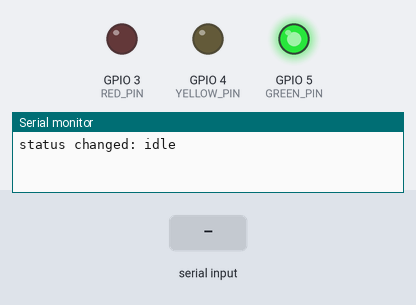
Bench run of a sketch on a simulated ESP32. Shown: output pins drawn as LEDs (lit = HIGH), the last lines printed to the serial monitor. The inputs (shaded band) are chosen by the test bench.

Above: at 1.2 s.
1.3 s: "attention\n" received over the second serial link
At 2.8 s:
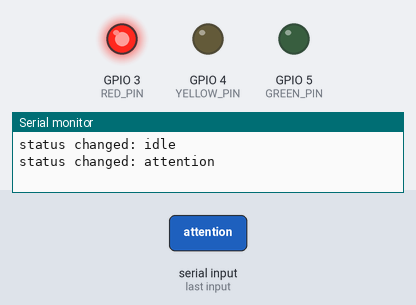
4.3 s: "busy\n" received over the second serial link
At 5.5 s:
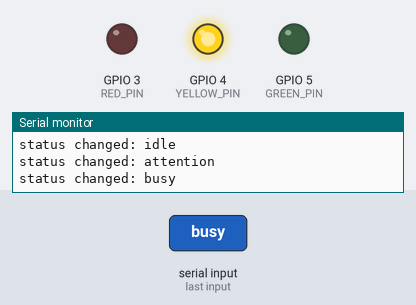
5.8 s: "idle\n" received over the second serial link
At 6.6 s:
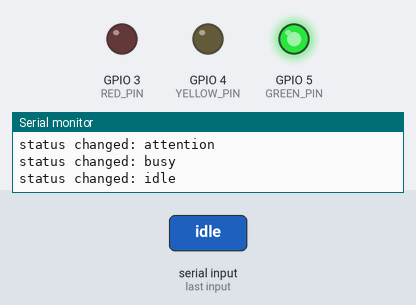
7.3 s: "thinking\n" received over the second serial link
At 7.8 s:
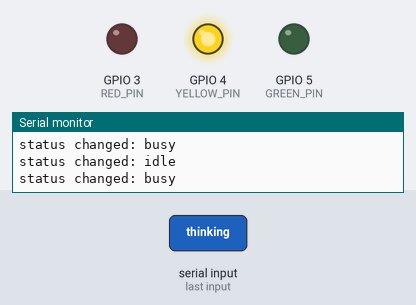
Timing chart, 0 to 9.8 s (numbered marks = the images above; inputs shaded):
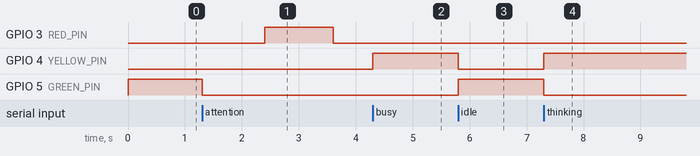

Measured:
- after the input at 1.3 s, GPIO 3 (RED_PIN): LOW → HIGH after 1.1 s, → LOW 1.2 s later; GPIO 5 (GREEN_PIN): HIGH → LOW at once
- after the input at 4.3 s, GPIO 3 (RED_PIN): stays LOW (without the input it goes to HIGH after 0.50 s); GPIO 4 (YELLOW_PIN): LOW → HIGH at once
- after the input at 5.8 s, GPIO 4 (YELLOW_PIN): HIGH → LOW at once; GPIO 5 (GREEN_PIN): LOW → HIGH at once
- after the input at 7.3 s, GPIO 4 (YELLOW_PIN): LOW → HIGH at once; GPIO 5 (GREEN_PIN): HIGH → LOW at once

The sketch:

TrafficLightStatus.ino
```cpp
#include <Arduino.h>
#include "StatusLogic.h"
#if ARDUINO_USB_MODE
#include <HWCDC.h>
#if !ARDUINO_USB_CDC_ON_BOOT
HWCDC HWCDCSerial;
#endif
#endif
#if !ARDUINO_USB_MODE
#include <USB.h>
#if !ARDUINO_USB_CDC_ON_BOOT
USBCDC USBSerial;
#endif
#endif

#define RED_PIN 3
#define YELLOW_PIN 4
#define GREEN_PIN 5

const bool ACTIVE_LOW = false;
const unsigned long STATUS_BLINK_MS = 1200;
const unsigned long HOST_COMMAND_TIMEOUT_MS = 120000;

Status currentStatus = Status::Idle;
unsigned long lastCommandAt = 0;

Stream *commandInput = &Serial;

void setPin(int pin, bool on) {
  digitalWrite(pin, ACTIVE_LOW ? !on : on);
}

void setLights(bool red, bool yellow, bool green) {
  setPin(RED_PIN, red);
  setPin(YELLOW_PIN, yellow);
  setPin(GREEN_PIN, green);
}

const char *statusToText(Status status) {
  switch (status) {
    case Status::Idle:
      return "idle";
    case Status::Busy:
      return "busy";
    case Status::Attention:
      return "attention";
    default:
      return "unknown";
  }
}

void showStatus(Status status, unsigned long now) {
  LightState lights = resolveStatusLights(status, now, STATUS_BLINK_MS);
  setLights(lights.red, lights.yellow, lights.green);
}

void applyStatus(Status parsed, unsigned long now) {
  if (parsed == Status::Unknown) {
    return;
  }

  currentStatus = parsed;
  lastCommandAt = now;
  Serial.printf("status changed: %s\n", statusToText(parsed));
}

void readCommandFrom(Stream &input) {
  static char buffer[24];
  static int index = 0;

  while (input.available() > 0) {
    char ch = static_cast<char>(input.read());
    if (ch == '\n' || ch == '\r') {
      if (index > 0) {
        buffer[index] = '\0';
        applyStatus(parseStatus(buffer), millis());
        index = 0;
      }
      continue;
    }

    if (index < static_cast<int>(sizeof(buffer)) - 1) {
      buffer[index++] = ch;
    }
  }
}

void setupCommandInput() {
#if ARDUINO_USB_MODE
  HWCDCSerial.begin();
  commandInput = &HWCDCSerial;
#elif !ARDUINO_USB_MODE && !ARDUINO_USB_CDC_ON_BOOT
  USBSerial.begin();
  commandInput = &USBSerial;
#else
  commandInput = &Serial;
#endif
}

void setup() {
  pinMode(RED_PIN, OUTPUT);
  pinMode(YELLOW_PIN, OUTPUT);
  pinMode(GREEN_PIN, OUTPUT);
  setLights(false, false, false);

  Serial.begin(115200);
  setupCommandInput();
  applyStatus(Status::Idle, millis());
}

void loop() {
  unsigned long now = millis();
  readCommandFrom(*commandInput);
  showStatus(resolveStatusWithCommandTimeout(currentStatus, lastCommandAt, now, HOST_COMMAND_TIMEOUT_MS), now);
}
```

StatusLogic.h
```cpp
#pragma once

#include <cstring>

enum class Status {
  Unknown,
  Idle,
  Busy,
  Attention,
};

struct LightState {
  bool red;
  bool yellow;
  bool green;
};

inline bool isSpaceChar(char value) {
  return value == ' ' || value == '\t' || value == '\r' || value == '\n';
}

inline void trimInPlace(char *text) {
  if (!text) {
    return;
  }

  char *start = text;
  while (*start && isSpaceChar(*start)) {
    start++;
  }

  char *end = start + std::strlen(start);
  while (end > start && isSpaceChar(*(end - 1))) {
    end--;
  }
  *end = '\0';

  if (start != text) {
    char *dst = text;
    while (*start) {
      *dst++ = *start++;
    }
    *dst = '\0';
  }
}

inline Status parseStatus(const char *rawText) {
  if (!rawText) {
    return Status::Unknown;
  }

  char text[24];
  std::strncpy(text, rawText, sizeof(text) - 1);
  text[sizeof(text) - 1] = '\0';
  trimInPlace(text);

  if (std::strcmp(text, "idle") == 0) {
    return Status::Idle;
  }
  if (std::strcmp(text, "busy") == 0) {
    return Status::Busy;
  }
  if (std::strcmp(text, "attention") == 0) {
    return Status::Attention;
  }
  if (std::strcmp(text, "thinking") == 0) {
    return Status::Busy;
  }
  if (std::strcmp(text, "tool") == 0) {
    return Status::Busy;
  }
  if (std::strcmp(text, "done") == 0) {
    return Status::Idle;
  }
  if (std::strcmp(text, "error") == 0) {
    return Status::Attention;
  }
  if (std::strcmp(text, "offline") == 0) {
    return Status::Attention;
  }
  return Status::Unknown;
}

inline LightState resolveStatusLights(Status status, unsigned long now, unsigned long blinkMs) {
  switch (status) {
    case Status::Idle:
      return {false, false, true};
    case Status::Busy:
      return {false, true, false};
    case Status::Attention:
      return {(now / blinkMs) % 2 == 0, false, false};
    case Status::Unknown:
      return {false, false, false};
  }

  return {false, false, false};
}

inline Status resolveStatusWithCommandTimeout(
    Status status,
    unsigned long lastCommandAt,
    unsigned long now,
    unsigned long commandTimeoutMs) {
  if (status == Status::Idle || commandTimeoutMs == 0) {
    return status;
  }

  return now - lastCommandAt > commandTimeoutMs ? Status::Idle : status;
}
```

test_status_logic.cpp
```cpp
#include "StatusLogic.h"

#include <cassert>
#include <cstring>

int main() {
  assert(parseStatus("idle") == Status::Idle);
  assert(parseStatus("busy\n") == Status::Busy);
  assert(parseStatus("attention\r\n") == Status::Attention);
  assert(parseStatus("thinking\n") == Status::Busy);
  assert(parseStatus("tool\r\n") == Status::Busy);
  assert(parseStatus("done") == Status::Idle);
  assert(parseStatus("error") == Status::Attention);
  assert(parseStatus("offline") == Status::Attention);
  assert(parseStatus("unknown") == Status::Unknown);

  LightState busyStart = resolveStatusLights(Status::Busy, 0, 1200);
  assert(!busyStart.red);
  assert(busyStart.yellow);
  assert(!busyStart.green);

  LightState busyLater = resolveStatusLights(Status::Busy, 1200, 1200);
  assert(!busyLater.red);
  assert(busyLater.yellow);
  assert(!busyLater.green);

  assert(resolveStatusWithCommandTimeout(Status::Busy, 1000, 1500, 1000) == Status::Busy);
  assert(resolveStatusWithCommandTimeout(Status::Busy, 1000, 2501, 1000) == Status::Idle);
  assert(resolveStatusWithCommandTimeout(Status::Attention, 1000, 2501, 1000) == Status::Idle);
  assert(resolveStatusWithCommandTimeout(Status::Idle, 1000, 2501, 1000) == Status::Idle);

  char text[] = "  thinking\r\n";
  trimInPlace(text);
  assert(std::strcmp(text, "thinking") == 0);

  return 0;
}
```
